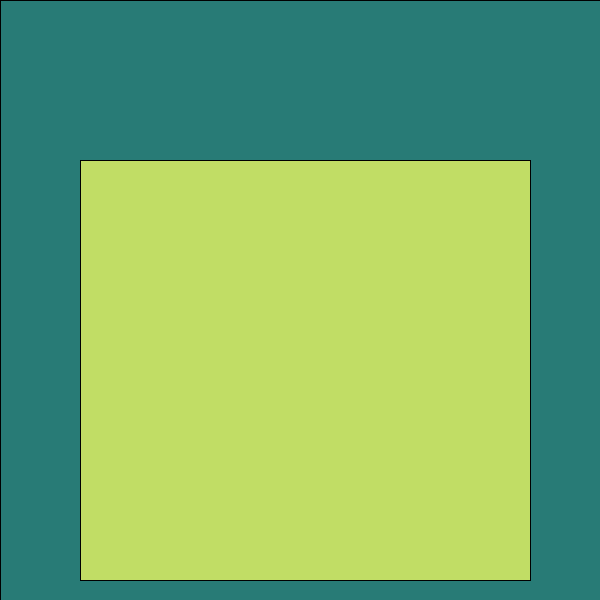
Frame 1 (no input)
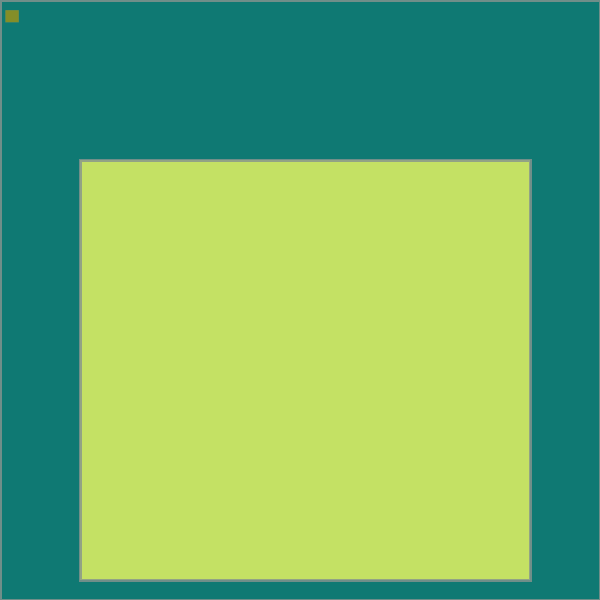
Frame 60 (the mouse pressed at the canvas centre just before this capture)
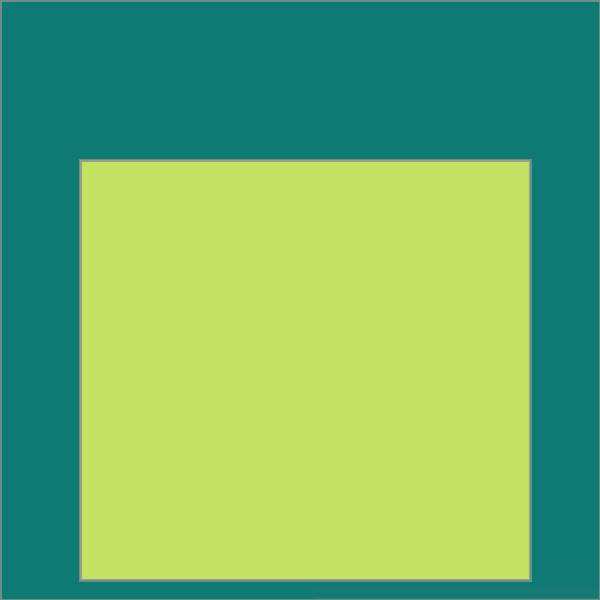
Frame 120 (the mouse held since frame 60 and released just before this capture)

The Processing sketch that drew these frames (run headless with seeded random() and noise(); from frame 60 on, the mouse is pressed at the canvas centre):

// Processing sketch: processing_56214
// ── processing_56214.pde

color greenBlue = color(15, 121, 115,200);
color yellow = color(234, 247, 97, 200);
color mustard = color(157, 146, 24,200);
color brown = color(59,50, 5,200);
color mint = color(103, 237, 190, 200);

int value = (0);
float s = 0.0;
float i = 0.4;
float x;
float y;
float speed = 7;



void setup(){
  size(600,600);
  background(128);
  frameRate(30);
}
    void mousePressed() {
  x = mouseX;
  y = mouseY;
}



void draw(){
  rectOne();
  rectTwo();
  rectThree();
  rectFour();
  s = s + 0.04;
}


void rectOne(){
  pushMatrix();
  fill(greenBlue);
  //translate(width/2, height/2);
  rect(0,0,width,height);
  translate(width/2, height/2);
  popMatrix();

}

void rectTwo(){
  pushMatrix();
  fill(yellow);
  rect(80,160, width-150,height-180);
  translate(width/2, height/2);
  popMatrix();
}

void rectThree(){
  fill(mustard);
  scale(s); 
  rect(136, 255, width-267, height-300);
  translate(width/2, height/2);
}

void rectFour(){
  pushMatrix();
  fill(brown);
  scale(s*0.4); 
  stroke(133, 147, 142, 200);
  strokeWeight(3);
  rect(197, 330, width-390, height-400);
  translate(width/2, height/2);
  popMatrix();


if (mouseX < 300) {
    s = 0.0;
  }
  else if (mouseY > 300) {
    s = 0.0;
  }


   

}
